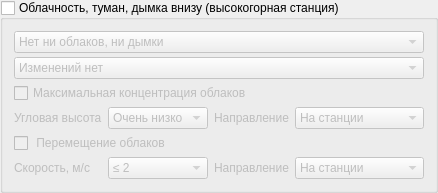
              <widget class="QGroupBox" name="is_SpNv">
               <property name="sizePolicy">
                <sizepolicy hsizetype="Preferred" vsizetype="Maximum">
                 <horstretch>0</horstretch>
                 <verstretch>0</verstretch>
                </sizepolicy>
               </property>
               <property name="title">
                <string>Облачность, туман, дымка внизу (высокогорная станция)</string>
               </property>
               <property name="checkable">
                <bool>true</bool>
               </property>
               <property name="checked">
                <bool>false</bool>
               </property>
               <layout class="QGridLayout" name="gridLayout_10">
                <property name="verticalSpacing">
                 <number>4</number>
                </property>
                <item row="0" column="0" colspan="4">
                 <widget class="QComboBox" name="Sp_Nv">
                  <item>
                   <property name="text">
                    <string>Нет ни облаков, ни дымки</string>
                   </property>
                  </item>
                  <item>
                   <property name="text">
                    <string>Дымка, над нею ясно</string>
                   </property>
                  </item>
                  <item>
                   <property name="text">
                    <string>Клочки тумана</string>
                   </property>
                  </item>
                  <item>
                   <property name="text">
                    <string>Слой слабого тумана</string>
                   </property>
                  </item>
                  <item>
                   <property name="text">
                    <string>Слой сильного тумана</string>
                   </property>
                  </item>
                  <item>
                   <property name="text">
                    <string>Разрозненные облака, небольшое количество</string>
                   </property>
                  </item>
                  <item>
                   <property name="text">
                    <string>Разрозненные облака, ниже туман</string>
                   </property>
                  </item>
                  <item>
                   <property name="text">
                    <string>Разрозненные облака, большое количество</string>
                   </property>
                  </item>
                  <item>
                   <property name="text">
                    <string>Сплошная облачность</string>
                   </property>
                  </item>
                  <item>
                   <property name="text">
                    <string>Наблюдения невозможны из-за плохой видимости</string>
                   </property>
                  </item>
                 </widget>
                </item>
                <item row="1" column="0" colspan="4">
                 <widget class="QComboBox" name="Sp_n4">
                  <item>
                   <property name="text">
                    <string>Изменений нет</string>
                   </property>
                  </item>
                  <item>
                   <property name="text">
                    <string>Уменьшение и повышение</string>
                   </property>
                  </item>
                  <item>
                   <property name="text">
                    <string>Уменьшение</string>
                   </property>
                  </item>
                  <item>
                   <property name="text">
                    <string>Повышение</string>
                   </property>
                  </item>
                  <item>
                   <property name="text">
                    <string>Уменьшение и снижение</string>
                   </property>
                  </item>
                  <item>
                   <property name="text">
                    <string>Увеличение и повышение</string>
                   </property>
                  </item>
                  <item>
                   <property name="text">
                    <string>Снижение</string>
                   </property>
                  </item>
                  <item>
                   <property name="text">
                    <string>Увеличение</string>
                   </property>
                  </item>
                  <item>
                   <property name="text">
                    <string>Увеличение и снижение</string>
                   </property>
                  </item>
                  <item>
                   <property name="text">
                    <string>На станции туман или туман временами</string>
                   </property>
                  </item>
                 </widget>
                </item>
                <item row="2" column="0" colspan="3">
                 <widget class="QCheckBox" name="is_SpNv_Eh">
                  <property name="text">
                   <string>Максимальная концентрация облаков</string>
                  </property>
                 </widget>
                </item>
                <item row="3" column="0">
                 <widget class="QLabel" name="label_26">
                  <property name="sizePolicy">
                   <sizepolicy hsizetype="Maximum" vsizetype="Preferred">
                    <horstretch>0</horstretch>
                    <verstretch>0</verstretch>
                   </sizepolicy>
                  </property>
                  <property name="text">
                   <string>Угловая высота</string>
                  </property>
                 </widget>
                </item>
                <item row="3" column="2">
                 <widget class="QLabel" name="label_29">
                  <property name="sizePolicy">
                   <sizepolicy hsizetype="Maximum" vsizetype="Preferred">
                    <horstretch>0</horstretch>
                    <verstretch>0</verstretch>
                   </sizepolicy>
                  </property>
                  <property name="text">
                   <string>Направление</string>
                  </property>
                 </widget>
                </item>
                <item row="4" column="0" colspan="2">
                 <widget class="QCheckBox" name="is_SpNv_vp">
                  <property name="sizePolicy">
                   <sizepolicy hsizetype="Maximum" vsizetype="Fixed">
                    <horstretch>0</horstretch>
                    <verstretch>0</verstretch>
                   </sizepolicy>
                  </property>
                  <property name="text">
                   <string> Перемещение облаков</string>
                  </property>
                 </widget>
                </item>
                <item row="5" column="0">
                 <widget class="QLabel" name="label_30">
                  <property name="text">
                   <string>Скорость, м/с</string>
                  </property>
                 </widget>
                </item>
                <item row="5" column="2">
                 <widget class="QLabel" name="label_31">
                  <property name="text">
                   <string>Направление</string>
                  </property>
                 </widget>
                </item>
                <item row="3" column="3">
                 <widget class="QComboBox" name="Sp_NvDa">
                  <property name="enabled">
                   <bool>false</bool>
                  </property>
                  <item>
                   <property name="text">
                    <string>На станции</string>
                   </property>
                  </item>
                  <item>
                   <property name="text">
                    <string>СВ</string>
                   </property>
                  </item>
                  <item>
                   <property name="text">
                    <string>В</string>
                   </property>
                  </item>
                  <item>
                   <property name="text">
                    <string>ЮВ</string>
                   </property>
                  </item>
                  <item>
                   <property name="text">
                    <string>Ю</string>
                   </property>
                  </item>
                  <item>
                   <property name="text">
                    <string>ЮЗ</string>
                   </property>
                  </item>
                  <item>
                   <property name="text">
                    <string>З</string>
                   </property>
                  </item>
                  <item>
                   <property name="text">
                    <string>СЗ</string>
                   </property>
                  </item>
                  <item>
                   <property name="text">
                    <string>С</string>
                   </property>
                  </item>
                  <item>
                   <property name="text">
                    <string>Все направления</string>
                   </property>
                  </item>
                 </widget>
                </item>
                <item row="5" column="3">
                 <widget class="QComboBox" name="Sp_NvDp">
                  <property name="enabled">
                   <bool>false</bool>
                  </property>
                  <item>
                   <property name="text">
                    <string>На станции</string>
                   </property>
                  </item>
                  <item>
                   <property name="text">
                    <string>СВ</string>
                   </property>
                  </item>
                  <item>
                   <property name="text">
                    <string>В</string>
                   </property>
                  </item>
                  <item>
                   <property name="text">
                    <string>ЮВ</string>
                   </property>
                  </item>
                  <item>
                   <property name="text">
                    <string>Ю</string>
                   </property>
                  </item>
                  <item>
                   <property name="text">
                    <string>ЮЗ</string>
                   </property>
                  </item>
                  <item>
                   <property name="text">
                    <string>З</string>
                   </property>
                  </item>
                  <item>
                   <property name="text">
                    <string>СЗ</string>
                   </property>
                  </item>
                  <item>
                   <property name="text">
                    <string>С</string>
                   </property>
                  </item>
                  <item>
                   <property name="text">
                    <string>Все направления</string>
                   </property>
                  </item>
                 </widget>
                </item>
                <item row="3" column="1">
                 <widget class="QComboBox" name="Sp_NvEh">
                  <property name="enabled">
                   <bool>false</bool>
                  </property>
                  <item>
                   <property name="text">
                    <string>Очень низко</string>
                   </property>
                  </item>
                  <item>
                   <property name="text">
                    <string>Менее 30°</string>
                   </property>
                  </item>
                  <item>
                   <property name="text">
                    <string>Более 30°</string>
                   </property>
                  </item>
                 </widget>
                </item>
                <item row="5" column="1">
                 <widget class="QComboBox" name="Sp_Nvvp">
                  <property name="enabled">
                   <bool>false</bool>
                  </property>
                  <item>
                   <property name="text">
                    <string>≤ 2</string>
                   </property>
                  </item>
                  <item>
                   <property name="text">
                    <string>3-7</string>
                   </property>
                  </item>
                  <item>
                   <property name="text">
                    <string>8-12</string>
                   </property>
                  </item>
                  <item>
                   <property name="text">
                    <string>13-17</string>
                   </property>
                  </item>
                  <item>
                   <property name="text">
                    <string>18-22</string>
                   </property>
                  </item>
                  <item>
                   <property name="text">
                    <string>23-27</string>
                   </property>
                  </item>
                  <item>
                   <property name="text">
                    <string>28-32</string>
                   </property>
                  </item>
                  <item>
                   <property name="text">
                    <string>33-38</string>
                   </property>
                  </item>
                  <item>
                   <property name="text">
                    <string>39-43</string>
                   </property>
                  </item>
                  <item>
                   <property name="text">
                    <string>≥ 44</string>
                   </property>
                  </item>
                 </widget>
                </item>
               </layout>
              </widget>
